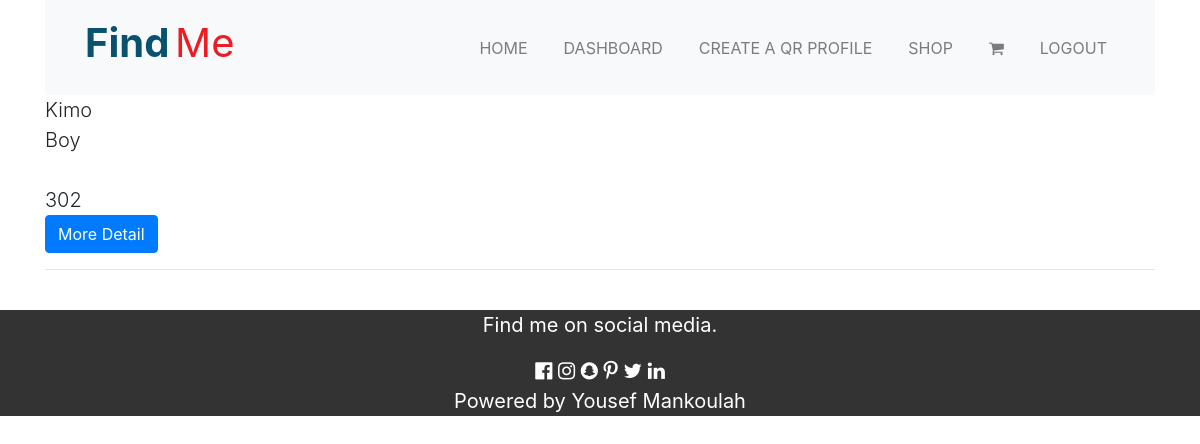
Before: /dashboard/2/ (signed in) with the older database file.
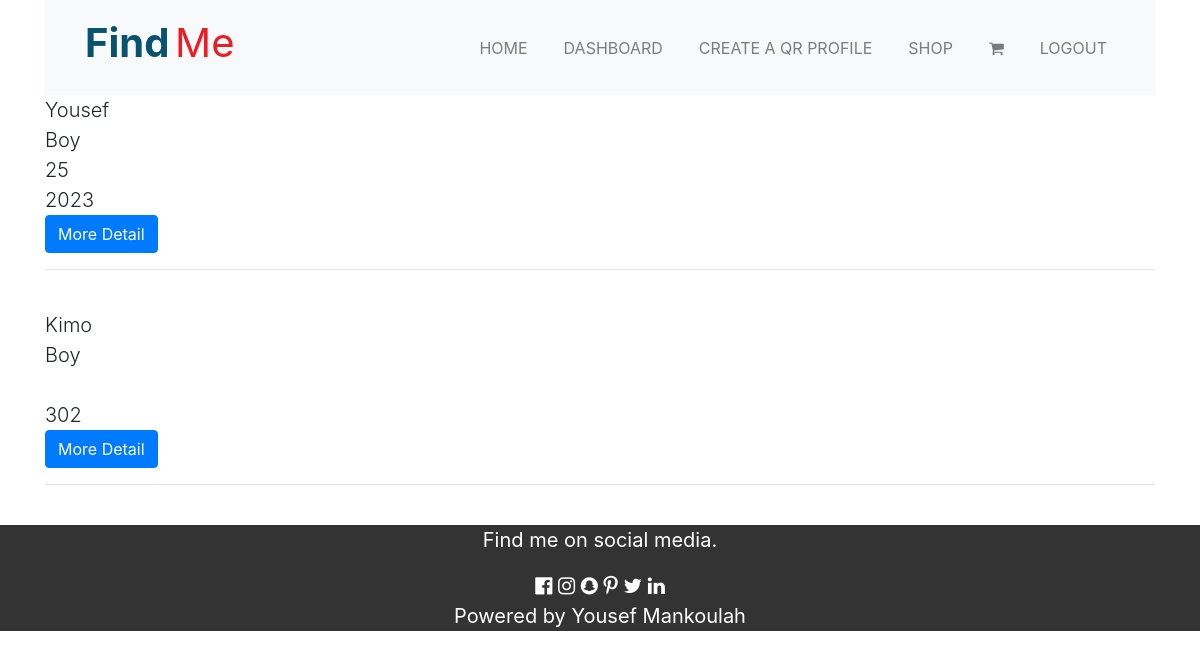
After: the same page with the newer database file.
### home/models.py (models this page shows, shortened)
class GenerateQr(models.Model):
    parent = models.ForeignKey(User, on_delete=models.CASCADE)
    name = models.CharField(max_length=300)
    type = models.CharField(max_length=300, blank=True, null=True)
    address= models.CharField(max_length=300, blank=True, null=True)
    phoneNumber= models.CharField(max_length=300)
    summary = models.TextField(blank=True, null=True)
    qr = models.ImageField(upload_to='media', blank=True)
    class Meta:
        ordering = ('name',)

### home/views.py (the view)
# urls.py: path('dashboard/<id>/', views.dashboard, name="dashboard"),
@login_required(login_url='login')
def dashboard(request, id):
    dashboard = GenerateQr.objects.filter(parent=request.user).order_by('-name')
    return render(request, 'dashboard.html', {'dashboard': dashboard})

### home/templates/dashboard.html
{% extends "base.html" %}
{% load static %}
{% block content %}
{% for dashboard in dashboard  %}
<div class="container lead">
{{dashboard.name}}<br>
{{dashboard.type}}<br>
{{dashboard.address}}<br>
{{dashboard.phoneNumber}}<br>
<a class="btn btn-primary" href="{% url 'profileDetail' dashboard.id %}">More Detail</a>
<hr>
</div>
<br>
{% endfor %}
{% endblock %}

Changed rows visible on the page:
added GenerateQr: name "Yousef", type "Boy", address "25", phoneNumber "2023"
